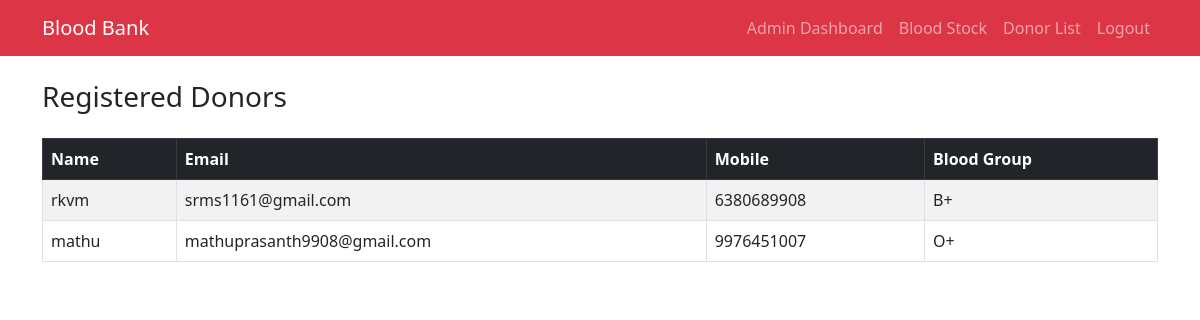
The app's page /admin-donors/ (signed in), older data.
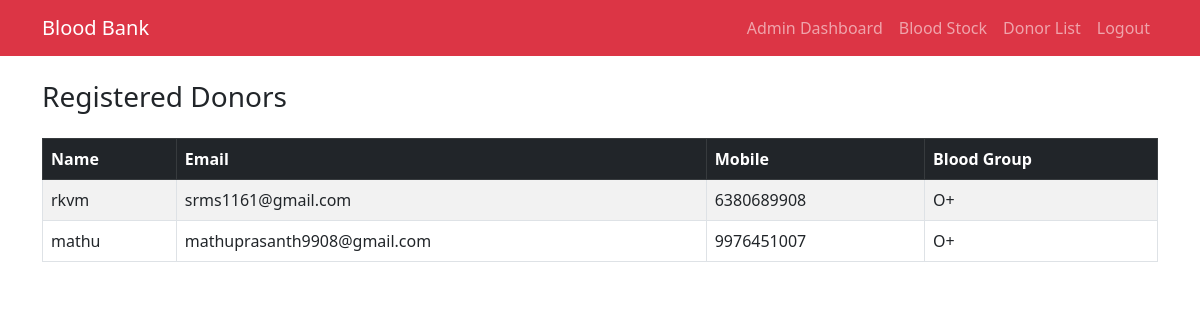
The same page, newer data.
### accounts/models.py (models this page shows, shortened)
class UserProfile(models.Model):
    BLOOD_GROUPS = [
        ('A+', 'A+'), ('A-', 'A-'),
        ('B+', 'B+'), ('B-', 'B-'),
        ('O+', 'O+'), ('O-', 'O-'),
        ('AB+', 'AB+'), ('AB-', 'AB-'),
    ]
    user = models.OneToOneField(User, on_delete=models.CASCADE)
    blood_group = models.CharField(max_length=5, choices=BLOOD_GROUPS)
    mobile = models.CharField(max_length=15)

### requestsapp/views.py (the view)
# urls.py: path('admin-donors/', admin_donor_list, name='admin_donor_list'),
@staff_member_required
def admin_donor_list(request):
    donors = UserProfile.objects.all().order_by('blood_group')
    return render(request, 'requestsapp/admin_donor_list.html', {
        'donors': donors
    })

### templates/requestsapp/admin_donor_list.html (shortened to what this page needs)
{% extends 'base.html' %}
{% block content %}
<h3 class="mb-4"> Registered Donors</h3>
<table class="table table-bordered table-striped">
    <thead class="table-dark">
        <tr>
            <th>Name</th>
            <th>Email</th>
            <th>Mobile</th>
            <th>Blood Group</th>
        </tr>
    </thead>
    <tbody>
        {% for d in donors %}
        <tr>
            <td>{{ d.user.username }}</td>
            <td>{{ d.user.email }}</td>
            <td>{{ d.mobile }}</td>
            <td>{{ d.blood_group }}</td>
        </tr>
        {% empty %}
        <tr>
            <td colspan="4" class="text-center">No donors found</td>
        </tr>
        {% endfor %}
    </tbody>
</table>
{% endblock %}

Row changes from the older to the newer data that the page shows:
changed UserProfile "rkvm": blood_group "B+" → "O+"
